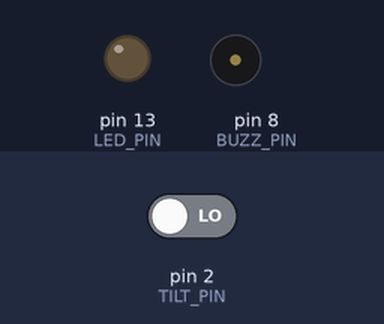
The sketch below on a simulated Arduino Uno, built with avr-gcc and run on an emulated ATmega328P. Parts: output pins drawn as LEDs (lit = HIGH), buzzer (waves = sounding, pin HIGH). Dashed ring = blinking. Inputs (shaded band) come from the test bench; at power-on: pin 2 (TILT_PIN) LOW.

Above: at 1.2 s.
1.3 s: pin 2 (TILT_PIN) driven HIGH
At 1.45 s:
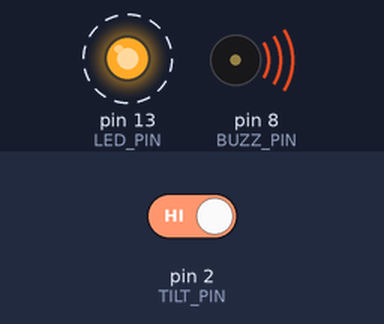
4.3 s: pin 2 (TILT_PIN) driven LOW
At 5.2 s:
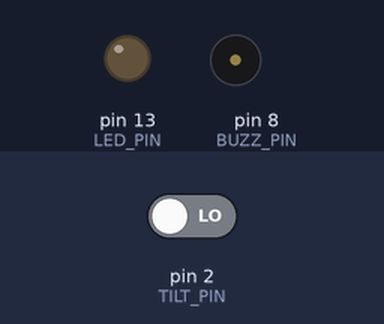
Timing chart, 0 to 7.3 s (numbered marks = the images above; inputs shaded):
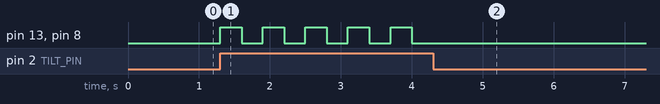

Measured:
- after the input at 1.3 s, pin 13 (LED_PIN), pin 8 (BUZZ_PIN): alternates HIGH for 0.30 s and LOW for 0.30 s, starting at once
- after the input at 4.3 s, pin 13 (LED_PIN), pin 8 (BUZZ_PIN): stops changing and stays LOW

The sketch:

tilt_sensor.ino
```cpp
#define TILT_PIN 2
#define LED_PIN 13
#define BUZZ_PIN 8

void setup() {
  pinMode(TILT_PIN, INPUT);
  pinMode(LED_PIN, OUTPUT);
  pinMode(BUZZ_PIN, OUTPUT);

  digitalWrite(LED_PIN, LOW);
  digitalWrite(BUZZ_PIN, LOW);
}

void loop() {
  if(digitalRead(TILT_PIN)) {
    digitalWrite(LED_PIN, HIGH);
    digitalWrite(BUZZ_PIN, HIGH);

    delay(300);

    digitalWrite(LED_PIN, LOW);
    digitalWrite(BUZZ_PIN, LOW);

    delay(300);
  }
}
```
